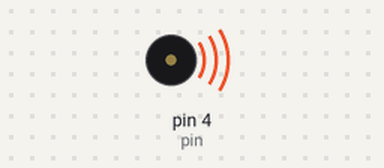
Simulated run of this sketch. Board: Arduino Uno, built with avr-gcc and run on an emulated ATmega328P. On the bench: buzzer (waves = sounding).

Above: at 0.2 s.
At 4.0 s:
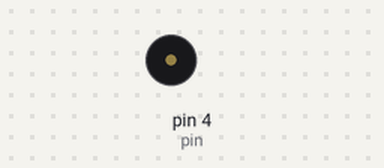
Timing chart, 0 to 5.9 s (numbered marks = the images above):
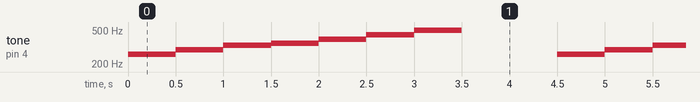

The sketch:

buzzer.ino
```cpp
#define pin 4

int Tones[7] = {261, 294, 330, 349, 392, 440, 494};
int n;

void setup() {
  // put your setup code here, to run once:

}

void loop() {
  // put your main code here, to run repeatedly:
  for(n = 0; n < 7; n++)
  {
    tone(pin, Tones[n]);
    delay(500);
  }
  noTone(pin);
  delay(1000);
}
```

Measured:
- by itself, tone on pin 4 (pin): repeats every 4.5 s: 294 Hz 0.50 s, 330 Hz 0.50 s, 349 Hz 0.50 s, 392 Hz 0.50 s, 440 Hz 0.50 s, 494 Hz 0.50 s, silent 1.0 s, 261 Hz 0.50 s
